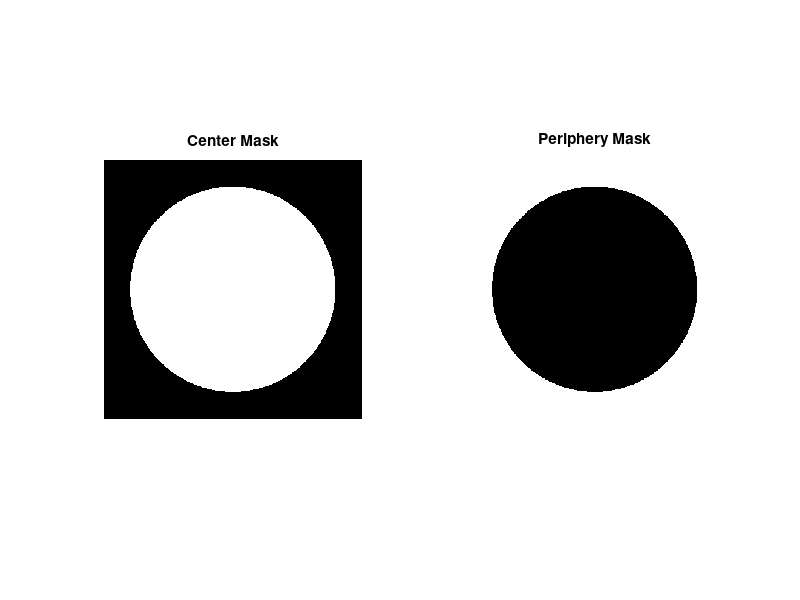

MATLAB code to generate this figure:
% Define image size
imageSize = 425;

% Define the desired number of pixels for each region
numPixelsPerRegion = sum(sum(true(imageSize)));

% Create meshgrid
[X, Y] = meshgrid(1:imageSize, 1:imageSize);

% Define circle parameters
centerX = imageSize / 2;
centerY = imageSize / 2;

% Initialize radius
radius = 169;

% Initialize masks
centerMask = false(imageSize);
peripheryMask = false(imageSize);

% Calculate the desired area for each region
desiredAreaPerRegion = numPixelsPerRegion / 2;

% Update the circular mask for the center
centerMask = (X - centerX).^2 + (Y - centerY).^2 <= radius^2;

% Calculate the area of the center region
centerArea = sum(centerMask(:));

% Calculate the area of the periphery region
peripheryArea = imageSize^2 - centerArea;

peripheryArea - centerArea

% Create periphery mask by excluding the center region
peripheryMask = ~centerMask;

% Visualize the masks
figure;
subplot(1, 2, 1);
imshow(centerMask);
title('Center Mask');

subplot(1, 2, 2);
imshow(peripheryMask);
title('Periphery Mask');

save('centerMask.mat', 'centerMask');
save('peripheryMask.mat', 'peripheryMask');
